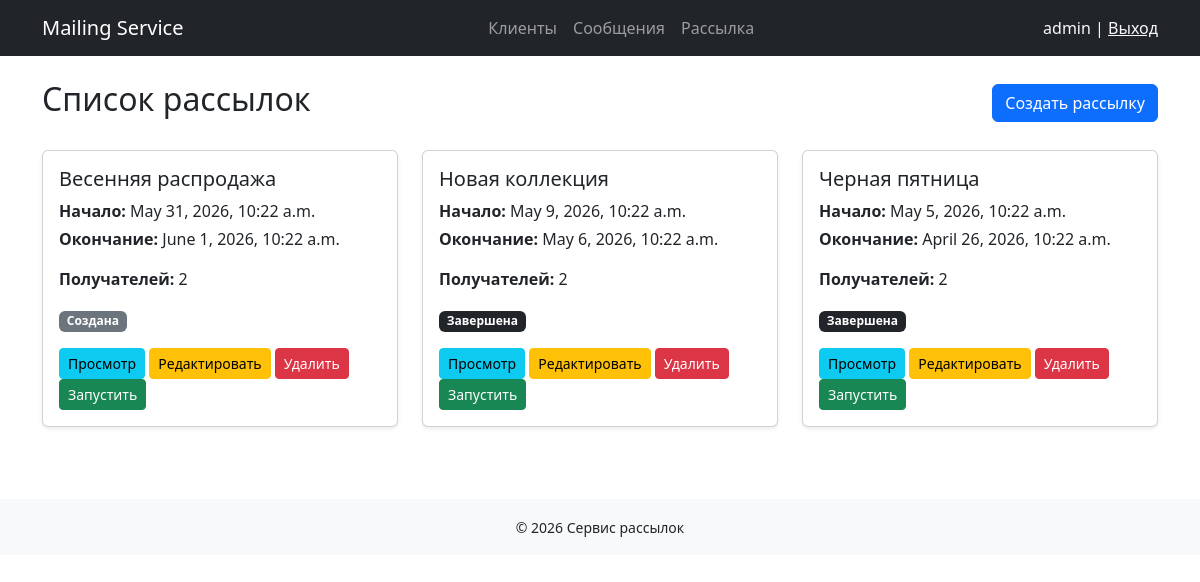
The app's page /mailing/ (signed in), older data.
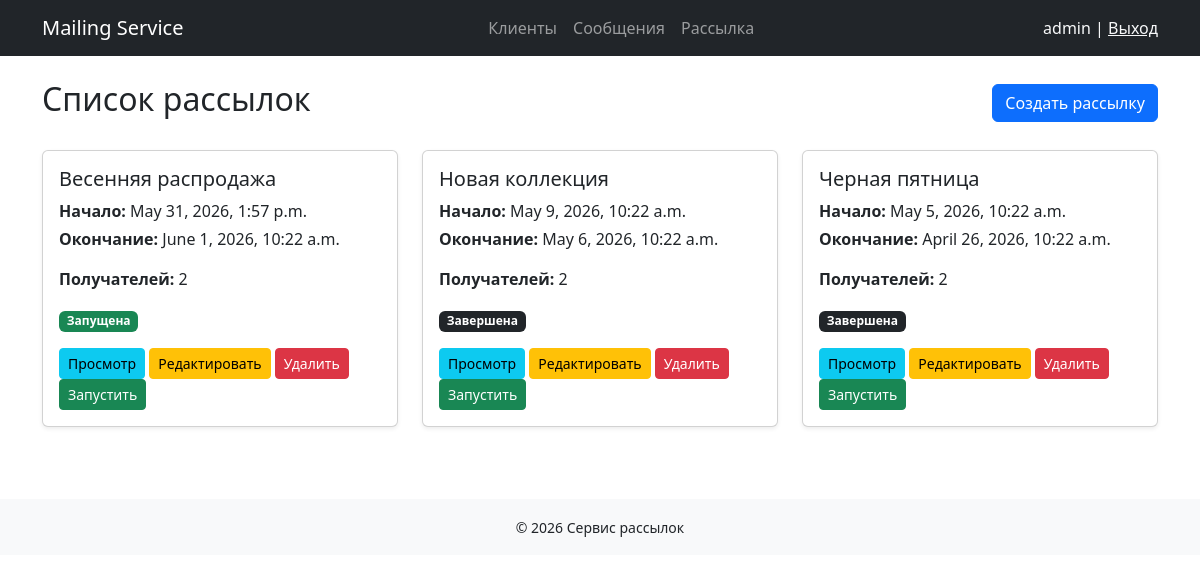
The same page, newer data.
### mailing/models.py (models this page shows, shortened)
class Mailing(models.Model):
    start_time = models.DateTimeField()
    end_time = models.DateTimeField()
    CREATED = 'Created'
    RUNNING = 'Running'
    COMPLETED = 'Completed'
    status_list = [
        (COMPLETED, 'Завершена'),
        (CREATED, 'Создана'),
        (RUNNING, 'Запущена')
    ]
    status = models.CharField(
        max_length=20,
        choices = status_list,
        verbose_name= 'Статус'
    )
    message = models.ForeignKey(Message, on_delete=models.CASCADE)
    recipients = models.ManyToManyField(Recipient)

class Message(models.Model):
    subject=models.CharField(max_length=255)
    body = models.TextField()

### mailing/views.py (the view)
# urls.py: path("mailing/", MailingListView.as_view(), name="mailing_list"),
class MailingListView(BaseListView):
    model = Mailing
    context_object_name = 'mailing'

### mailing/templates/mailing/mailing_list.html (shortened to what this page needs)
{% extends 'mailing/base.html' %}
{% block content %}
<div class="d-flex justify-content-between align-items-center mb-4">
    <h2>Список рассылок</h2>
    <a href="{% url 'mailing:mailing_create' %}" class="btn btn-primary">
        Создать рассылку
    </a>
</div>
{% if object_list %}
    <div class="row">
        {% for mailing in object_list %}
            <div class="col-md-6 col-xl-4 mb-4">
                <div class="card shadow-sm h-100">
                    <div class="card-body d-flex flex-column">
                        <h5 class="card-title">
                            {{ mailing.message.subject }}
                        </h5>
                        <p class="card-text mb-1">
                            <strong>Начало:</strong>
                            {{ mailing.start_time }}
                        </p>
                        <p class="card-text mb-3">
                            <strong>Окончание:</strong>
                            {{ mailing.end_time }}
                        </p>
                        <p class="card-text">
                            <strong>Получателей:</strong>
                            {{ mailing.recipients.count }}
                        </p>
                        <div class="mb-3">
                            {% if mailing.status == 'Created' %}
                                <span class="badge bg-secondary">
                                    Создана
                                </span>
                            {% elif mailing.status == 'Running' %}
                                <span class="badge bg-success">
                                    Запущена
                                </span>
                            {% elif mailing.status == 'Completed' %}
                                <span class="badge bg-dark">
                                    Завершена
                                </span>
                            {% endif %}
                        </div>
                        <div class="mt-auto">
                            <a href="{% url 'mailing:mailing_detail'  mailing.pk %}" class="btn btn-sm btn-info">
                                Просмотр
                            </a>
                            <a href="{% url 'mailing:mailing_update'  mailing.pk %}" class="btn btn-sm btn-warning">
                                Редактировать
                            </a>
                            <a href="{% url 'mailing:mailing_delete'  mailing.pk %}" class="btn btn-sm btn-danger">
                                Удалить
                            </a>
                            <a href="{% url 'mailing:send_mailing' mailing.pk %}" class="btn btn-sm btn-success">
                                Запустить
                            </a>
                        </div>
                    </div>
                </div>
            </div>
        {% endfor %}
    </div>
{% else %}
    <div class="alert alert-info">
        Рассылок пока нет
    </div>
{% endif %}
{% endblock %}

Row changes from the older to the newer data that the page shows:
changed Mailing "Весенняя распродажа": start_time "May 31, 2026, 10:22 a.m." → "May 31, 2026, 1:57 p.m."; status "Создана" → "Запущена"
